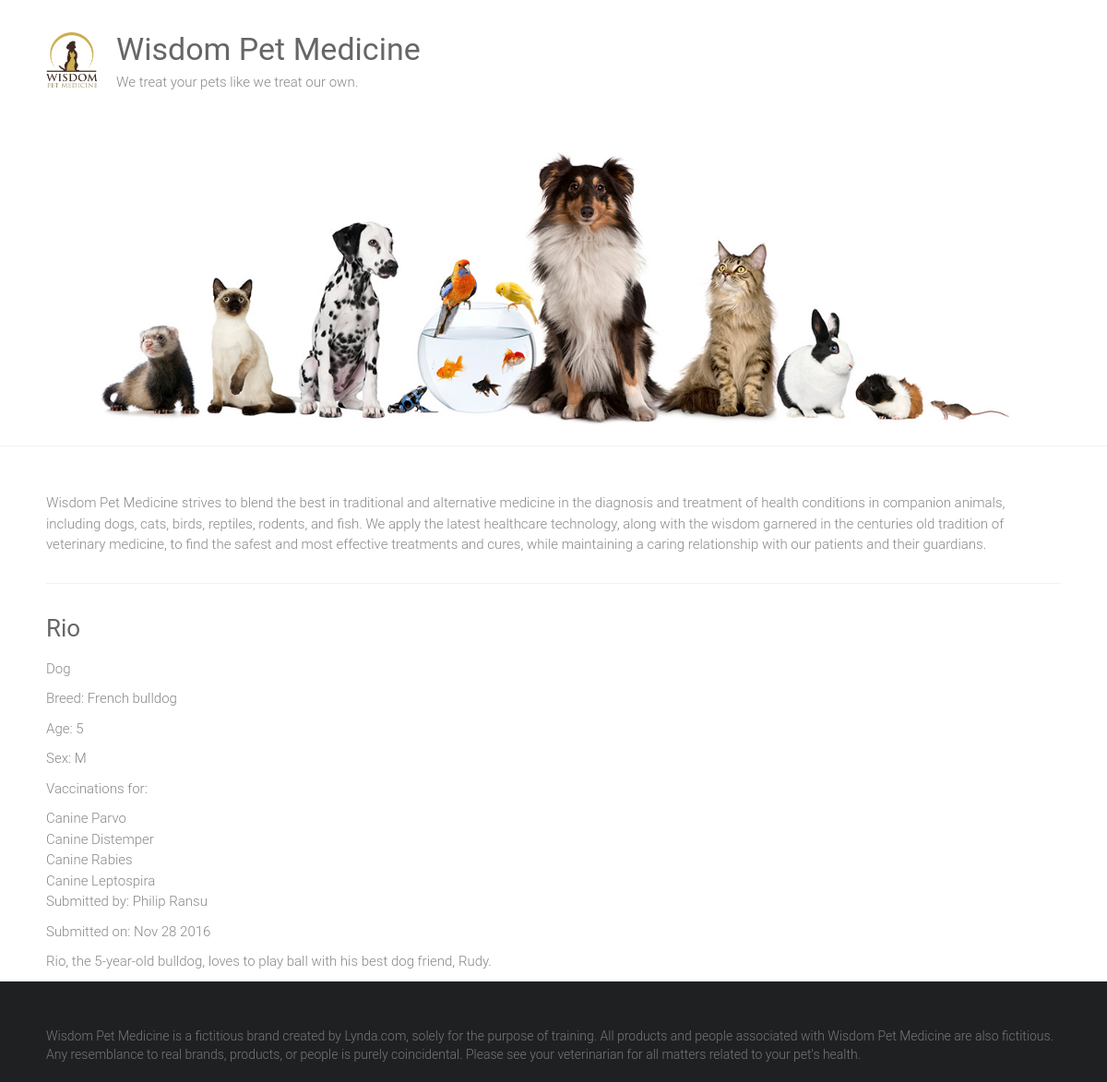
Page /adoptions/6/ on the committed database.
### adoptions/models.py (models this page shows, shortened)
class Pet(models.Model):
    SEX_CHOICES = [('M','Male'),('F','Female')]
    name = models.CharField(max_length=100)
    submitter = models.CharField(max_length=100)
    species = models.CharField(max_length=30)
    breed = models.CharField(max_length=30, blank = True)
    description = models.TextField()
    sex = models.CharField(max_length=1, choices=SEX_CHOICES, blank = True)
    submission_date = models.DateTimeField()
    age = models.IntegerField(null=True)
    vaccinations = models.ManyToManyField('Vaccine', blank=True)

class Vaccine(models.Model):
    name = models.CharField(max_length=50)

### adoptions/views.py (the view)
# urls.py: url(r'^adoptions/(\d+)/', views.pet_detail, name = 'pet_detail'),
def pet_detail(request, id):
    try:
        pet = Pet.objects.get(id=id)
    except Pet.DoesNotExist:
        raise Http404('Pet not found')
    return render(request, 'pet_detail.html', {'pet': pet})

### adoptions/templates/pet_detail.html
{% extends "base.html" %}
{% block content %}
<div>
    <h3>{{ pet.name|capfirst }}</h3>
    <p>{{ pet.species }}</p>
    {% if pet.breed %}
        <p>Breed: {{ pet.breed }}</p>
    {% endif %}
    {% if pet.age %}
        <p>Age: {{ pet.age }}</p>
    {% endif %}
    {% if pet.sex %}
        <p>Sex: {{ pet.sex }}</p>
    {% endif %}
    {% if pet.vaccinations.all %}
        <p>Vaccinations for:</p>
        <ul>
            {% for vaccination in pet.vaccinations.all %}
                <li>{{ vaccination.name }}</li>
            {% endfor %}
        </ul>
    {% endif %}
    <p>Submitted by: {{ pet.submitter }}</p>
    <p>Submitted on: {{ pet.submission_date|date:"M d Y"}}</p>
    <p>{{ pet.description }}</p>
</div>
{% endblock %}

### adoptions/templates/base.html (shortened to what this page needs)
{% load static %}
<html lang="en-US">
    <head>
        <link rel="stylesheet" id="ample-style-css" href="{% static 'style.css' %}" type="text/css" media="all">
    </head>
    <body class="wide">
        <div id="page" class="hfeed site">
            <header>
                <div class="header">
                    <div class="main-head-wrap inner-wrap clearfix">
                        <div id="header-logo-image">
                            <a href="/">
                                <img src="{% static 'images/logo.png' %}" alt="Wisdom Pet Medicine">
                            </a>
                        </div>
                        <div id="header-text" class="">
                            <h1 id="site-title">
                                <a href="/" title="Wisdom Pet Medicine" rel="home">Wisdom Pet Medicine</a>
                            </h1>
                            <p>We treat your pets like we treat our own.</p>
                        </div>
                    </div>
                    <img src="{% static 'images/header.jpg' %}"  alt="Wisdom Pet Medicine">
                </div>
            </header>
            <div class="main-wrapper">
                <div class="single-page clearfix">
                    <div class="inner-wrap">
                        <p>Wisdom Pet Medicine strives to blend the best in traditional and alternative medicine in the diagnosis and treatment of health conditions in companion animals, including dogs, cats, birds, reptiles, rodents, and fish. We apply the latest healthcare technology, along with the wisdom garnered in the centuries old tradition of veterinary medicine, to find the safest and most effective treatments and cures, while maintaining a caring relationship with our patients and their guardians.</p>
                        <hr>
                        <div>
                        {% block content %}
                        {% endblock %}
                        </div>
                    </div>
                </div>
            </div>
            <footer id="colophon">
                <div class="inner-wrap">
                    Wisdom Pet Medicine is a fictitious brand created by Lynda.com, solely for the purpose of training. All products and people associated with Wisdom Pet Medicine are also fictitious. Any resemblance to real brands, products, or people is purely coincidental. Please see your veterinarian for all matters related to your pet's health.
                </div>
            </footer>
        </div>
    </body>
</html>

### static/style.css (style rules this page uses)
html, body, div, span, applet, object, iframe, h1, h2, h3, h4, h5, h6, p, blockquote, pre, a, abbr, acronym, address, big, cite, code, del, dfn, em, font, ins, kbd, q, s, samp, small, strike, strong, sub, sup, tt, var, dl, dt, dd, ol, ul, li, fieldset, form, label, legend, table, caption, tbody, tfoot, thead, tr, th, td { border: 0; font: inherit; font-size: 100%; font-style: inherit; font-weight: inherit; margin: 0; outline: 0; padding: 0; vertical-align: baseline; }
html { overflow-y: scroll; -webkit-text-size-adjust: 100%; -ms-text-size-adjust: 100%; }
article, aside, details, figcaption, figure, footer, header, main, nav, section { display: block; }
h1, h2, h3, h4, h5, h6 { color: #666666; line-height: 1.4; padding-bottom: 15px; font-weight: normal; }
h1 { font-size: 30px; }
h3 { font-size: 26px; }
body, button, input, select, textarea { color: #888888; font-size: 15px; line-height: 1.5; font-family: 'Roboto', sans-serif; font-weight: 300; }
p { color: #888888; font-size: 15px; line-height: 1.5; margin-bottom: 15px; font-weight: 300; }
ul, ol { list-style: none; }
body { background: #f2f2f2; }
hr { border-color: #f2f2f2; border-style: solid none none; border-width: 1px 0 0; height: 0; margin: 30px 0; }
a { color: #80abc8; text-decoration: none; -webkit-transition: 0.25s ease-in-out; -moz-transition: 0.25s ease-in-out; transition: 0.25s ease-in-out; -ms-transition: 0.25s ease-in-out; -o-transition: 0.25s ease-in-out; }
img { max-width: 100%; height: auto; vertical-align: top; margin-bottom: 18px; }
a img { border: 0; }
.clearfix:after { visibility: hidden; display: block; font-size: 0; content: " "; clear: both; height: 0; }
.clearfix { display: inline-block; }
.clearfix { display: block; }
body { padding-top: 30px; padding-bottom: 30px; }
body.wide { padding-top: 0; padding-bottom: 0; }
#page { background-color: #ffffff; margin: 0 auto; max-width: 1180px; box-shadow: 0 1px 2px 0 rgba(0, 0, 0, 0.1); }
.wide #page { max-width: 100%; }
.inner-wrap { max-width: 1100px; margin: 0 auto; }
.main-head-wrap { padding: 30px 0; }
.header { border-bottom: 1px solid #f2f2f2; }
#header-logo-image { float: left; padding: 5px 20px 5px 0; max-width: 100%; }
#header-logo-image img { margin-bottom: 0px; max-height: 60px; height: auto; width: auto; }
#header-text { float: left; padding-right: 20px; }
#site-title { padding-bottom: 0; }
#site-title a { color: #666666; font-size: 34px; }
.single-page { margin-top: 50px; }
.single-page p { margin-bottom: 10px; }
#colophon { font-size: 14px; clear: both; color: #777; background-color: #1f2021; overflow: hidden; padding: 50px 0 20px; }
#colophon, #colophon p { font-size: 14px; line-height: 1.4; }

### rows in the picture
Pet: name "Rio", species "Dog", breed "French bulldog", age "5", sex "M", submitter "Philip Ransu", submission_date "Nov 28 2016", description "Rio, the 5-year-old bulldog, loves to play ball with his best dog friend, Rudy."
Vaccine: name "Canine Parvo"
Vaccine: name "Canine Distemper"
Vaccine: name "Canine Rabies"
Vaccine: name "Canine Leptospira"
